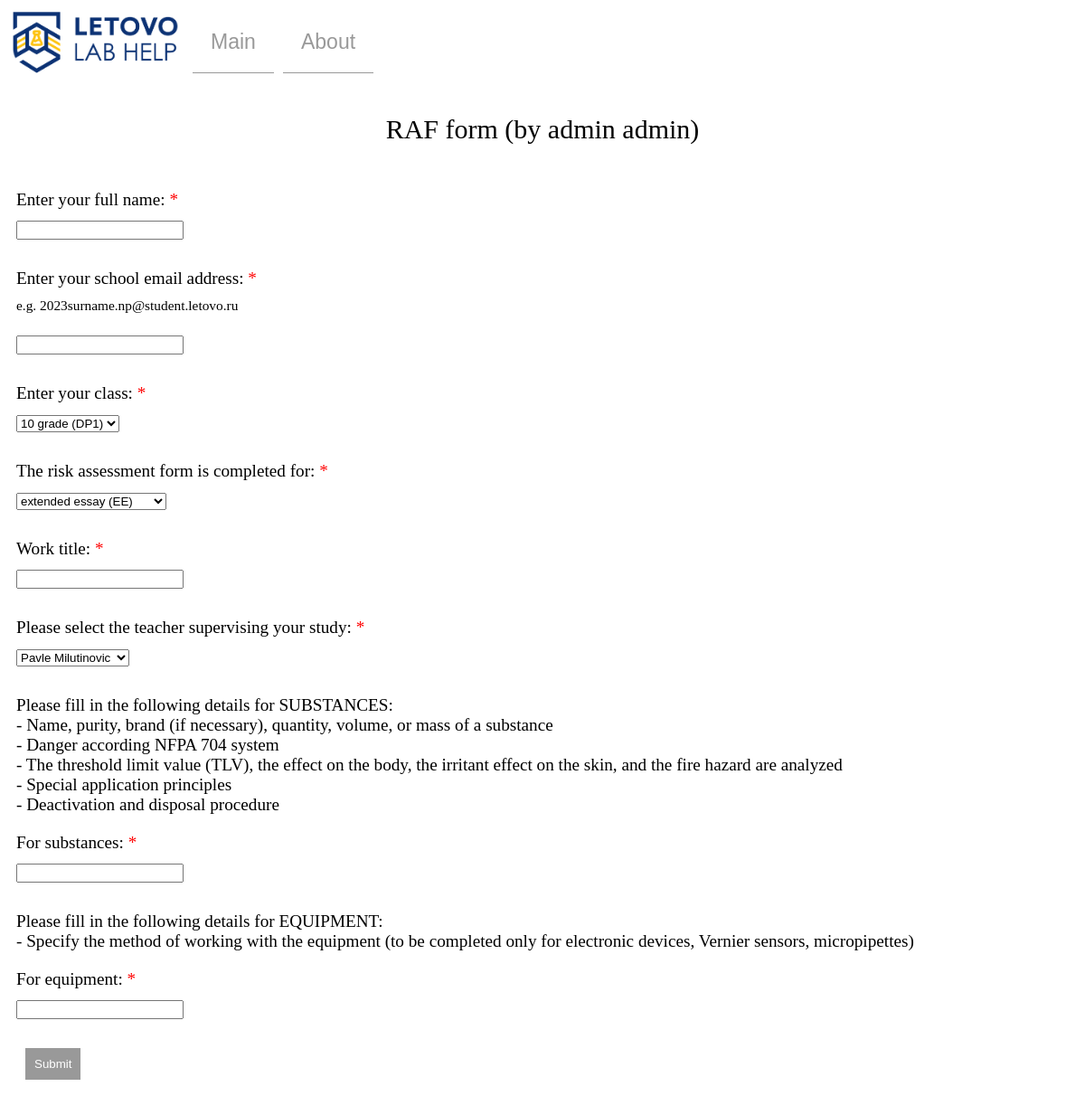
The app's page /form/2/ with its own data.
### web/models.py (models this page shows, shortened)
class Form(models.Model):
    type = models.CharField(max_length=100)    # either SEAF or RAF
    date = models.DateTimeField('date published')
    person = models.ForeignKey("Person", on_delete=models.CASCADE)
    is_main = models.BooleanField()    # Only 2 forms have this
    is_started = models.BooleanField()
    is_finished = models.BooleanField()    # About the lab study
    is_completed = models.BooleanField()    # About the form itself (confirmed by the lab assistant 1 more time)
    approved_labassist = models.BooleanField()    # for SEAF
    approved_teacher = models.BooleanField()  # for SEAF
    approved_director = models.BooleanField()  # both SEAF and RAF
    approved_safety = models.BooleanField()  # for RAF

class Person(models.Model):
    user = models.OneToOneField(User, on_delete=models.CASCADE, primary_key=True)
    role = models.CharField(max_length=100)    # either Student, Teacher, LabAssist, Safety, Inspector or Director
    first_name = models.CharField(max_length=200)
    last_name = models.CharField(max_length=200)
    approved = models.BooleanField()
    temp_password = models.BooleanField()    # means that the password ISN'T temporary

class FormQuestion(models.Model):
    order = models.IntegerField()
    form = models.ForeignKey("Form", on_delete=models.CASCADE)
    question = models.TextField(max_length=1000)
    tooltip = models.TextField(max_length=1000)
    is_choice = models.BooleanField()
    is_text = models.BooleanField()
    is_necessary = models.BooleanField()
    def __str__(self):
        return self.question

### web/views.py (the view)
# urls.py: path('form/<int:form_id>/', views.form_view, name='form_view'),
@xframe_options_exempt
def form_view(request, form_id):
    form_type = Form.objects.get(pk=form_id).type
    main_form_id = 1
    if form_type == "RAF":
        main_form_id = 2
    question_choice_list = []
    for i in FormQuestion.objects.filter(form=Form.objects.get(pk=main_form_id)).order_by('order'):
        question_choice_list.append([i, 1, 0, 0])
        if i.is_choice:
            question_choice_list.append([i, 0, 1, 0])
            for j in ContentChoice.objects.filter(question=i):
                question_choice_list.append([j, 0, 0, 0])
            question_choice_list.append([i, 0, 0, 1])
    print(question_choice_list)
    form_fn = Form.objects.get(pk=form_id).person.first_name
    form_ln = Form.objects.get(pk=form_id).person.last_name
    return render(request, 'web/form/form_view.html', {"question_choice_list": question_choice_list,
                                                       "form_id": form_id, "form_type": form_type, "form_fn": form_fn,
                                                       "form_ln": form_ln})

### web/models.py (called while the page is built)
    def __str__(self):
        return self.text

### web/templates/web/form/form_view.html (shortened to what this page needs)
{% load static %}
<!DOCTYPE html>
<html lang="en">
<head>
    <link rel="stylesheet" href="{% static 'web/styles.css' %}">
</head>
<body>
    <div class="outer">
        <img src="{% static 'web/letovolablogo.png' %}" style="width: 200px; height: 77px; user-select: none;">
        <input type="submit" class="toolbar" value="Main">
        <input type="submit" class="toolbar" value="About">
    </div>
    <p class="header">{{ form_type }} form (by {{ form_fn }} {{ form_ln }})</p>
    <form style="padding-left: 10px;" action="/form-sent/{{ form_id }}/" method="post">
        {% for qc, is_question, is_c_start, is_c_end in question_choice_list %}
            {% if is_question is 1 %}
                <div style="padding-top: 10px; padding-bottom: 10px;">{{ qc.question|linebreaksbr }}
                {% if qc.is_necessary == 1 %}<span style="color: red">*</span>{% endif %}</div>
                {% if qc.tooltip != "-" %}
                    <div style="font-size: 80%;">{{ qc.tooltip }}</div><br>
                {% endif %}
                {% if qc.is_text == 0 and qc.is_choice == 0 %}
                    <input type="text" id="{{ qc.pk }}" name="{{ qc.pk }}"><br><br>
                {% endif %}
            {% elif is_c_start is 1 %}
                <select name="{{ qc.pk }}" id="{{ qc.pk }}"><br><br>
            {% elif is_c_end is 1 %}
                </select><br><br>
            {% else %}
                <option value="{{ qc.pk }}">{{ qc.text }}</option>
            {% endif %}
        {% endfor %}
        <input type="submit" value="Submit"><br>
    </form>
</body>
</html>

### web/static/web/styles.css (style rules this page uses)
body { font-size: 120%; font-family: verdana; sans-serif; }
p { padding: 10px; }
input[type=submit] { background-color: #999999; border: none; color: white; padding: 10px 10px; margin: 10px 10px; text-align: center; text-decoration: none; display: inline-block; }
.header { text-align: center; font-size: 30px; }
.outer { display: flex; width: 100%; }
.toolbar { background-color: #FFFFFF !important; border-bottom: solid 0.5px #999999 !important; color: #999999 !important; font-size: 120%; padding: 20px 20px !important; margin: 5px 5px !important; }

### records on screen
Form: type "RAF"
Person: first_name "admin", last_name "admin"
FormQuestion: question "Enter your full name:"
FormQuestion: question "Enter your school email address:", tooltip "e.g. 2023surname.np@student.letovo.ru"
FormQuestion: question "Enter your class:"
FormQuestion: question "The risk assessment form is completed for:"
FormQuestion: question "Work title:"
FormQuestion: question "Please select the teacher supervising your study:"
FormQuestion: question "Please fill in the following details for SUBSTANCES: - Name, purity, brand (if necessary), quantity, volume, or mass of a substance - Danger according NFPA 704 system - The threshold limit value (TLV), the effect on the body, the irritant effect on the skin, and the fire hazard are analyzed - Special application principles - Deactivation and disposal procedure"
FormQuestion: question "For substances:"
FormQuestion: question "Please fill in the following details for EQUIPMENT: - Specify the method of working with the equipment (to be completed only for electronic devices, Vernier sensors, micropipettes)"
FormQuestion: question "For equipment:"

### other values on screen
form field value "10 grade (DP1)"
form field value "extended essay (EE)"
form field value "Pavle Milutinovic"
